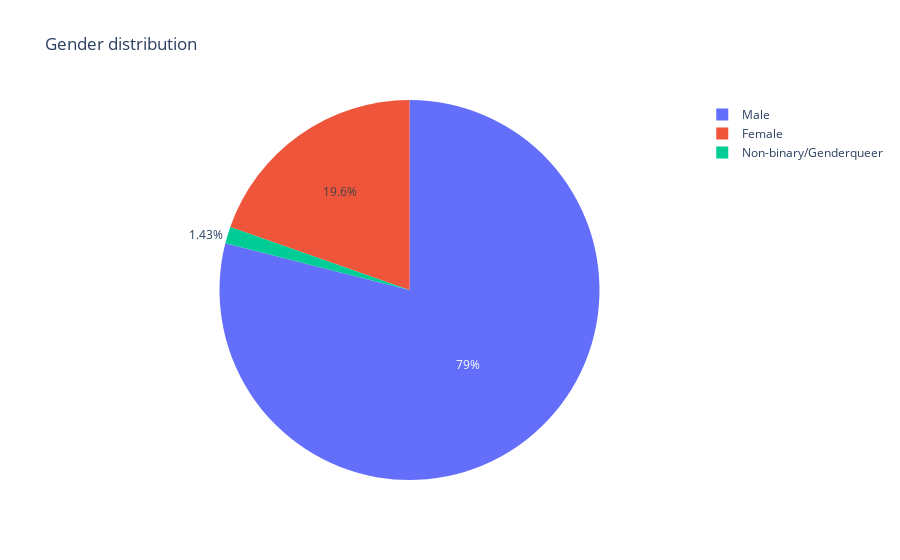

The cell this chart's notebook holds for it:
### Markdown cell above
### Gender

### Code cell
#@title [code]

#clean up data
#gender
  #male
survey.Gender.replace(['male','M','m','Make','Male ','Man',
                       'Cis Male','something kinda male?',
                       'Male (CIS)','Mail', 'Guy (-ish) ^_^',
                       'ostensibly male, unsure what that really means',
                       'Malr','Mal', 'msle','Male-ish',
                      'Cis Man', 'Maile','male leaning androgynous', 
                       'cis male'],'Male', inplace=True)
  #female
survey.Gender.replace(['female','F', 'f', 'Female ', 
                       'Female (cis)', 'cis-female/femme', 
                       'woman', 'Femake', 'Cis Female',
                       'femail', 'Woman'],'Female', inplace=True)

  #nonbinary/genderqueer
nonbin = []
searchfor = ['Male','Female']
for i in survey.Gender:
 if i not in searchfor:
   survey.Gender.replace(str(i),'Non-binary/Genderqueer', inplace=True)
  

#configure plot  
configure_plotly_browser_state()
temp_series = survey['Gender'].value_counts()
labels = (np.array(temp_series.index))
sizes = (np.array((temp_series / temp_series.sum())*100))

trace = go.Pie(labels=labels, values=sizes)
layout = go.Layout(
    title='Gender distribution'
)
data = [trace]
fig = go.Figure(data=data, layout=layout)
py.iplot(fig, filename="gender")

### Figure 1 — Plotly figure (JSON) as saved in the notebook; plotly's stock layout.template omitted (floating-point values rounded to 4 significant figures)
{"data": [{"values": [78.95, 19.62, 1.43], "labels": ["Male", "Female", "Non-binary/Genderqueer"], "type": "pie"}], "layout": {"title": {"text": "Gender distribution"}}}
